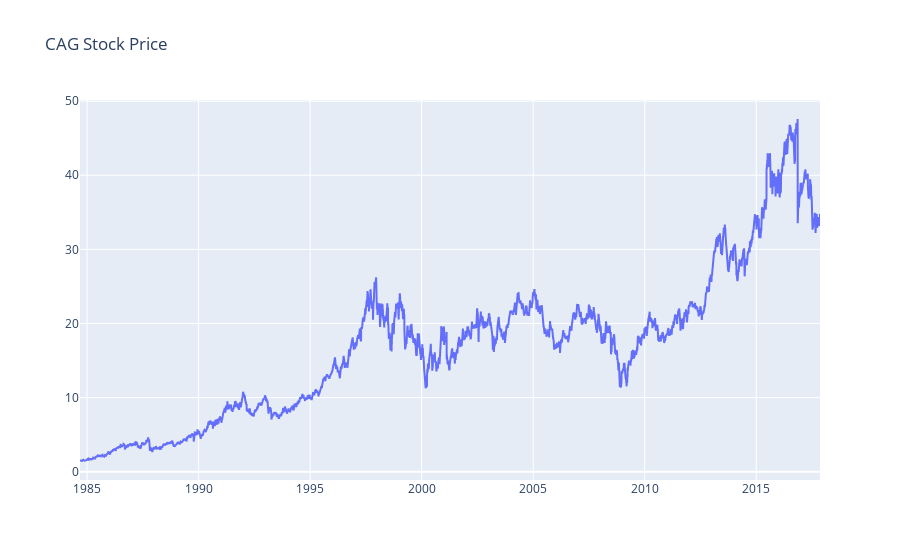

The cell this chart's notebook holds for it:
### Code cell
import plotly.graph_objects as go
fig = go.Figure()
fig.add_trace(go.Scatter(y=df['Close'], x=df['Date'],  name='Trend'))
fig.update_layout(title = 'CAG Stock Price')
fig.show()

### Figure 1 — Plotly figure (JSON) as saved in the notebook; plotly's stock layout.template omitted (floating-point values rounded to 4 significant figures; data arrays with more than 128 entries replaced by an {"elided": "..."} marker saying what was removed)
{"data": [{"name": "Trend", "type": "scatter", "x": {"elided": "8362 str values"}, "y": {"elided": "8362 float values"}}], "layout": {"autosize": true, "title": {"text": "CAG Stock Price"}, "xaxis": {"autorange": true, "range": ["1984-09-07", "2017-11-10"], "type": "date"}, "yaxis": {"autorange": true, "range": [-1.117, 50.15], "type": "linear"}}}
